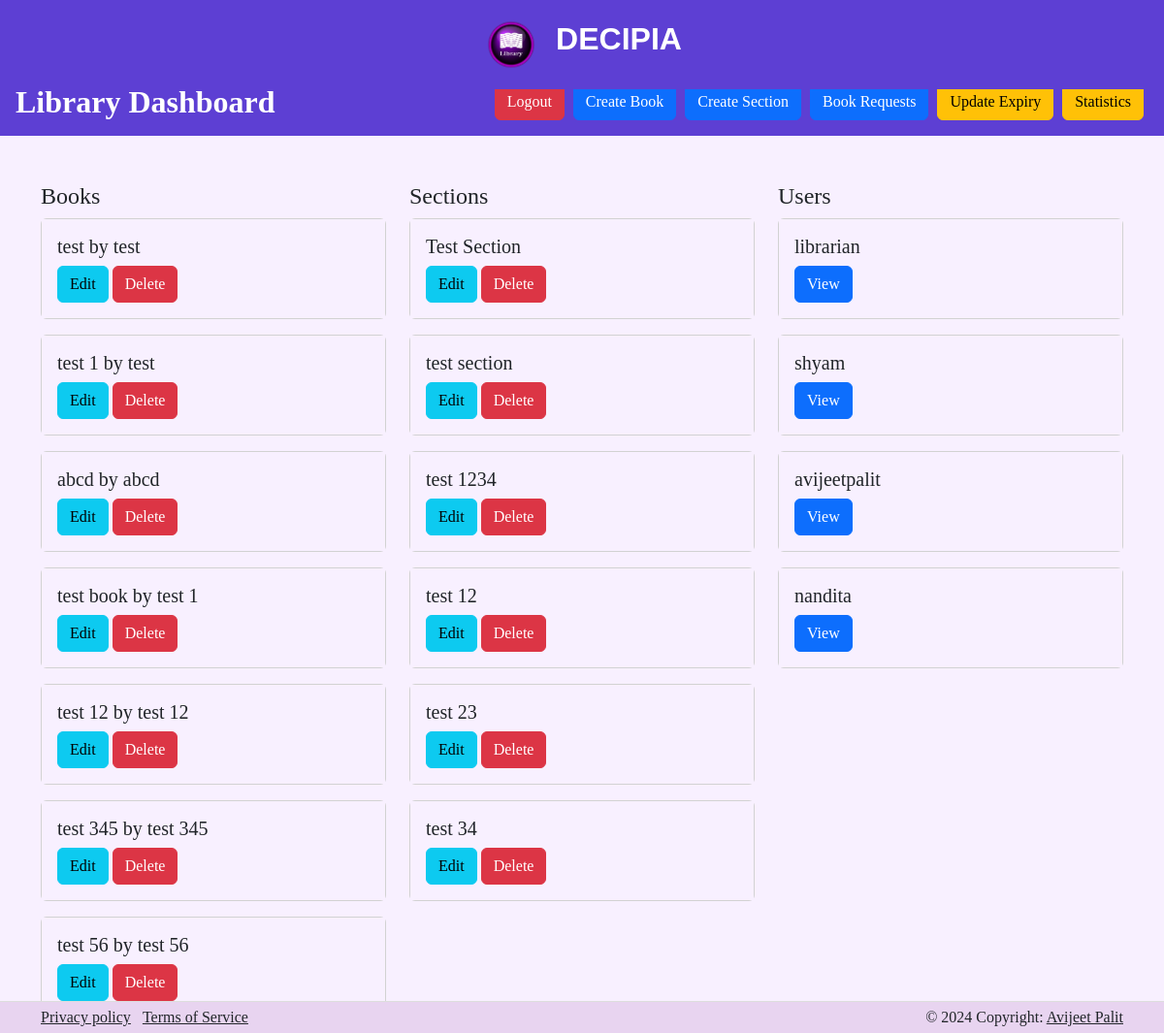
Page /admindashboard (signed in) on the committed database.
### model.py (models this page shows, shortened)
class Book(db.Model):
    id = db.Column(db.Integer, primary_key=True)
    title = db.Column(db.String(100), unique=True, nullable=False)
    author = db.Column(db.String(100), nullable=False)
    content = db.Column(db.Text, nullable=False)
    genre = db.Column(db.String(), nullable=True)
    releasedate = db.Column(db.DateTime, default=datetime.now(ist))
    price = db.Column(db.Integer, nullable=False)
    pdf = db.Column(db.String(511), nullable=True)
    section_id = db.Column(db.Integer, db.ForeignKey('section.id'), nullable=True)
    user_id = db.Column(db.Integer, db.ForeignKey('user.id'), nullable=True)
    requests = db.relationship('RequestedBook', backref='book', lazy='dynamic', cascade="all, delete-orphan")
    feedbacks = db.relationship('Feedback', backref='book', lazy='dynamic', cascade="all, delete-orphan")

class Section(db.Model):
    id = db.Column(db.Integer, primary_key=True)
    title = db.Column(db.String(100), nullable=False)
    description = db.Column(db.String(500))
    books = db.relationship('Book', backref='section', lazy='dynamic', cascade="all, delete-orphan")

class User(db.Model, UserMixin):
    id = db.Column(db.Integer, primary_key=True)
    username = db.Column(db.String(50), unique=True, nullable=False)
    email = db.Column(db.String(120), unique=True, nullable=False)
    password_hash = db.Column(db.String(100), nullable=False)
    roles = db.Column(db.String(100), nullable=False, default="user")
    feedbacks = db.relationship('Feedback', backref='user', lazy='dynamic', cascade="all, delete-orphan")
    requested_books = db.relationship('RequestedBook', back_populates='user', lazy=True, cascade="all, delete-orphan")
    @property
    def password(self):
        raise AttributeError("password: write-only field")

### lib.py (the view)
@lib.route('/admindashboard')
@login_required
def admindashboard():
    books = bookdata.query.all()
    sections = sectiondata.query.all()
    users = userdata.query.all()
    return render_template('admindashboard.html', books=books, sections=sections, users=users)

### model.py (called while the page is built)
@login_manager.user_loader
def load_user(user_id):
    return User.query.get(int(user_id))

### templates/admindashboard.html (shortened to what this page needs)
{% extends "base.html" %}
{% block body %}
<div class="container-fluid bg-custom-purple text-white p-3">
    <div class="header-content">
        <h1 style="font-size: 32px; margin-bottom: 0;"><strong>Library Dashboard</strong></h1>
        <div class="header-btns">
            <a href="{{ url_for('auth.logout') }}" class="btn btn-danger btn-custom">Logout</a>
            <a href="{{ url_for('lib.createbook') }}" class="btn btn-primary btn-custom">Create Book</a>
            <a href="{{ url_for('lib.createsection') }}" class="btn btn-primary btn-custom">Create Section</a>
            <a href="{{ url_for('lib.bookrequests') }}" class="btn btn-primary btn-custom">Book Requests</a>
            <a href="{{ url_for('lib.updateexpiredbooks') }}" class="btn btn-warning btn-custom">Update Expiry</a>
            <a href="{{ url_for('lib.adminstatistics') }}" class="btn btn-warning btn-custom">Statistics</a>
        </div>
    </div>
</div>
<div class="container mt-5">
    <div class="row">
        <div class="col-md-4">
            <h4>Books</h4>
            {% for book in books %}
            <div class="card mb-3">
                <div class="card-body">
                    <h5 class="card-title">{{ book.title }} by {{ book.author }}</h5>
                    <a href="{{ url_for('lib.editbook', id=book.id) }}" class="btn btn-info">Edit</a>
                    <a href="{{ url_for('lib.deletebook', id=book.id) }}" class="btn btn-danger">Delete</a>
                </div>
            </div>
            {% endfor %}
        </div>
        <div class="col-md-4">
            <h4>Sections</h4>
            {% for section in sections %}
            <div class="card mb-3">
                <div class="card-body">
                    <h5 class="card-title">{{ section.title }}</h5>
                    <a href="{{ url_for('lib.editsection', id=section.id) }}" class="btn btn-info">Edit</a>
                    <a href="{{ url_for('lib.deletesection', id=section.id) }}" class="btn btn-danger">Delete</a>
                </div>
            </div>
            {% endfor %}
        </div>
        <div class="col-md-4">
            <h4>Users</h4>
            {% for user in users %}
            <div class="card mb-3">
                <div class="card-body">
                    <h5 class="card-title">{{ user.username }}</h5>
                    <a href="{{ url_for('lib.viewuser', id=user.id) }}" class="btn btn-primary">View</a>
                </div>
            </div>
            {% endfor %}
        </div>
    </div>
</div>
{% endblock body %}

### rows in the picture
Book: title "test", author "test"
Book: title "test 1", author "test"
Book: title "abcd", author "abcd"
Book: title "test book", author "test 1"
Book: title "test 12", author "test 12"
Book: title "test 345", author "test 345"
Book: title "test 56", author "test 56"
Section: title "Test Section"
Section: title "test section"
Section: title "test 1234"
Section: title "test 12"
Section: title "test 23"
Section: title "test 34"
User: username "librarian"
User: username "shyam"
User: username "avijeetpalit"
User: username "nandita"
